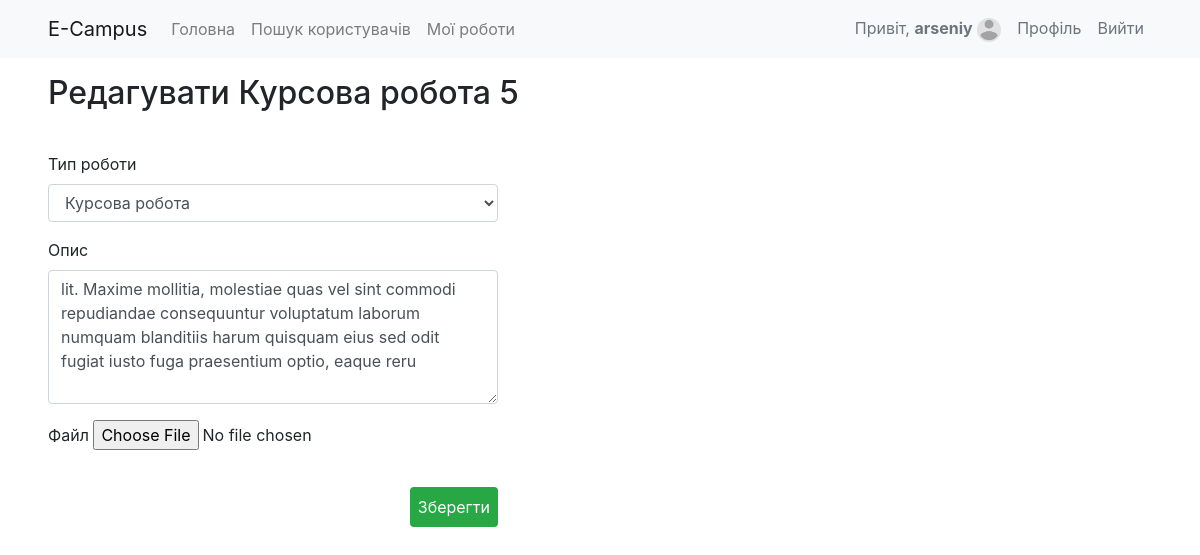
Page /my_articles/5 (signed in) on the committed database.
### authentication/models.py (models this page shows, shortened)
class User(AbstractUser):
    username = models.CharField(
        max_length=40,
        help_text="Required. 40 characters or fewer. Letters, digits and @/./+/-/_ only.",
        error_messages={
            "unique": "A user with that username already exists.",
        },
    )
    email = models.EmailField(unique=True)
    CAMPUS_TYPE_CHOICES = (
        ('teacher', 'Викладач'),
        ('student', 'Студент'),
    )
    def file_size_validator(image: models.ImageField):
        """
        Function that checks whether file size not exceed the limit
        :param image: django.db.models.ImageField, user's image
        :return: None, ValidationError if image size exceeds the limit
        """
        file_size = image.file.size
        megabyte_limit = 2.5
        if file_size > megabyte_limit * 1024 * 1024:
            raise ValidationError(f"File size should be {megabyte_limit} Mb")
    photo = models.ImageField(upload_to='avatars', validators=[
        FileExtensionValidator(allowed_extensions=['jpg', 'jpeg', 'png']),
        file_size_validator])
    campus_type = models.CharField(max_length=8, choices=CAMPUS_TYPE_CHOICES, default='student')
    bio = models.TextField(blank=True, null=True)
    USERNAME_FIELD = 'email'
    objects = CustomUserManager()
    REQUIRED_FIELDS = []

### campus_app/models.py (models this page shows, shortened)
class Article(models.Model):
    ARTICLE_TYPE_CHOICES = (
        ('laba', "Лабораторна робота"),
        ('kursova', "Курсова робота"),
        ('bach_diplom', "Бакалаврська робота"),
        ('mag_diplom', "Магістерська робота"),
    )
    name = models.CharField(max_length=256, blank=True)
    user = models.ForeignKey(settings.AUTH_USER_MODEL, on_delete=models.CASCADE)
    def file_size_validator(file: models.FileField):
        """
        Function that checks whether file size not exceed the limit
        :param image: django.db.models.ImageField, user's image
        :return: None, ValidationError if image size exceeds the limit
        """
        file_size = file.file.size
        megabyte_limit = 10
        if file_size > megabyte_limit * 1024 * 1024:
            raise ValidationError(f"File size should be {megabyte_limit} Mb")
    file = models.FileField(upload_to="articles", validators=[FileExtensionValidator(
        allowed_extensions=['pdf', 'docx', 'doc']),
        file_size_validator])
    description = models.TextField(blank=True)
    type = models.CharField(max_length=64, choices=ARTICLE_TYPE_CHOICES, default='laba')
    created_at = models.DateTimeField(editable=False, auto_now_add=True)

### campus_app/views.py (the view, shortened to what this page needs)
# urls.py: path('my_articles/<int:article_id>', views.edit_article_page, name='edit_article'),
@login_required()
def edit_article_page(request, article_id):
    article = Article.objects.filter(id=article_id, user=request.user).first()
    form = ArticleForm(instance=article)
    return render(request, 'campus_app/edit_article.html', {'form': form, 'article': article})

### campus_app/forms.py
class ArticleForm(ModelForm):
    class Meta:
        model = Article
        fields = ['type', 'description', 'file']
        widgets = {
            'description': forms.Textarea(attrs={'placeholder': 'Опис', 'class': 'form-control', 'rows': '5'}),
            'type': forms.Select(attrs={'class': 'form-control'}),
            'file': forms.FileInput(),
        }

### templates/campus_app/edit_article.html (shortened to what this page needs)
{% extends 'base.html' %}
{% load static %}
{% block content %}
    {% include 'navbar.html' %}
    <div class="mx-5 w-75">
        <h2 class="py-3">Редагувати {{ article.get_type_display }} {{ article.id }}</h2>
        <form class="mt-4 w-50" action="" method="post" enctype="multipart/form-data">
            <div class="form-group">
                <label for="name">Тип роботи</label>
                {{ form.type }}
            </div>
            <div class="form-group">
                <label for="name">Опис</label>
                {{ form.description }}
            </div>
            <div class="form-group">
                <label for="score">Файл</label>
                {{ form.file }}
            </div>
            <div class="form-group d-flex flex-row-reverse">
                <button type="submit"
                        name="add_task"
                        class="btn btn-success rounded py-2 px-2 h-25 my-3 border-0">
                    Зберегти
                </button>
            </div>
        </form>
    </div>
{% endblock %}

### templates/navbar.html (shortened to what this page needs)
<nav class="navbar navbar-expand-lg navbar-light bg-light px-5">
    <a class="navbar-brand" href="{% url 'main' %}">E-Campus</a>
    <div class="collapse navbar-collapse" id="navbarSupportedContent">
        <ul class="navbar-nav mr-auto">
            <li class="nav-item">
                <a class="nav-link" href="{% url 'main' %}">Головна</a>
            </li>
            <li class="nav-item">
                <a class="nav-link" href="{% url 'search_users' %}">Пошук користувачів</a>
            </li>
            {% if request.user.is_authenticated %}
            <li class="nav-item">
                <a class="nav-link" href="{% url 'articles_by_user' %}">Мої роботи</a>
            </li>
            {% endif %}
        </ul>
        {% if request.user.is_authenticated %}
            <ul class="navbar-nav my-2 my-lg-0">
                <li class="nav-item">
                <span class="nav-link text-muted" href="#">Привіт, <span
                        class="font-weight-bold">{{ request.user.username }}</span>
                <img  src="{{ request.user.photo.url }}" alt="Аватар" style="height: 24px; border-radius: 50%"></span>
                </li>
                  <li class="nav-item">
                    <a class="nav-link text-muted" href="{% url 'my_profile' %}">Профіль</a>
                </li>
                <li class="nav-item">
                    <a class="nav-link text-muted" href="{% url 'logout' %}">Вийти</a>
                </li>
            </ul>
        {% else %}
            <ul class="navbar-nav my-2 my-lg-0">
                <li class="nav-item">
                    <a class="nav-link text-muted" href="{% url 'login' %}">Авторизуватись</a>
                </li>
            </ul>
        {% endif %}
    </div>
</nav>

### rows in the picture
User: user.username "arseniy", user.photo (placeholder picture)
Article: type "Курсова робота", id "5", description "lit. Maxime mollitia, molestiae quas vel sint commodi repudiandae consequuntur voluptatum laborum numquam blanditiis harum quisquam eius sed odit fugiat iusto fuga praesentium optio, eaque reru"
